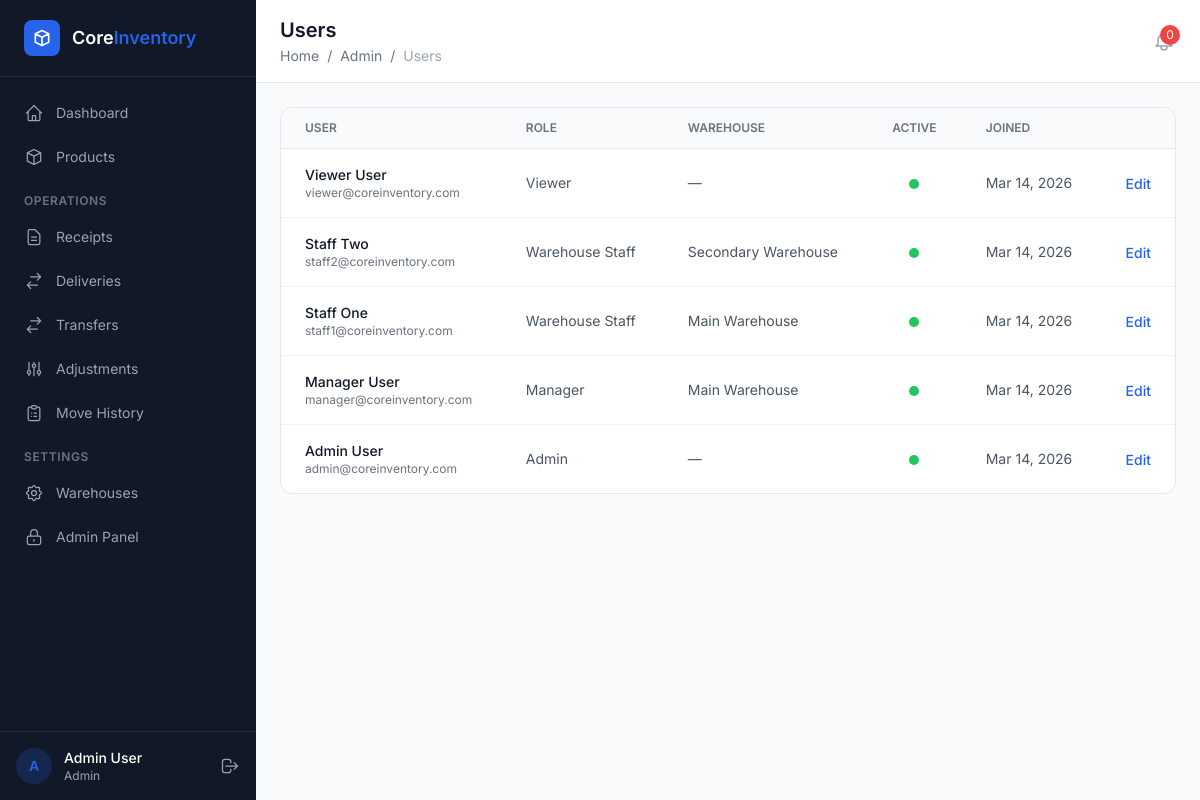
/admin-panel/users/ (signed in), run on an earlier commit of the app's database.
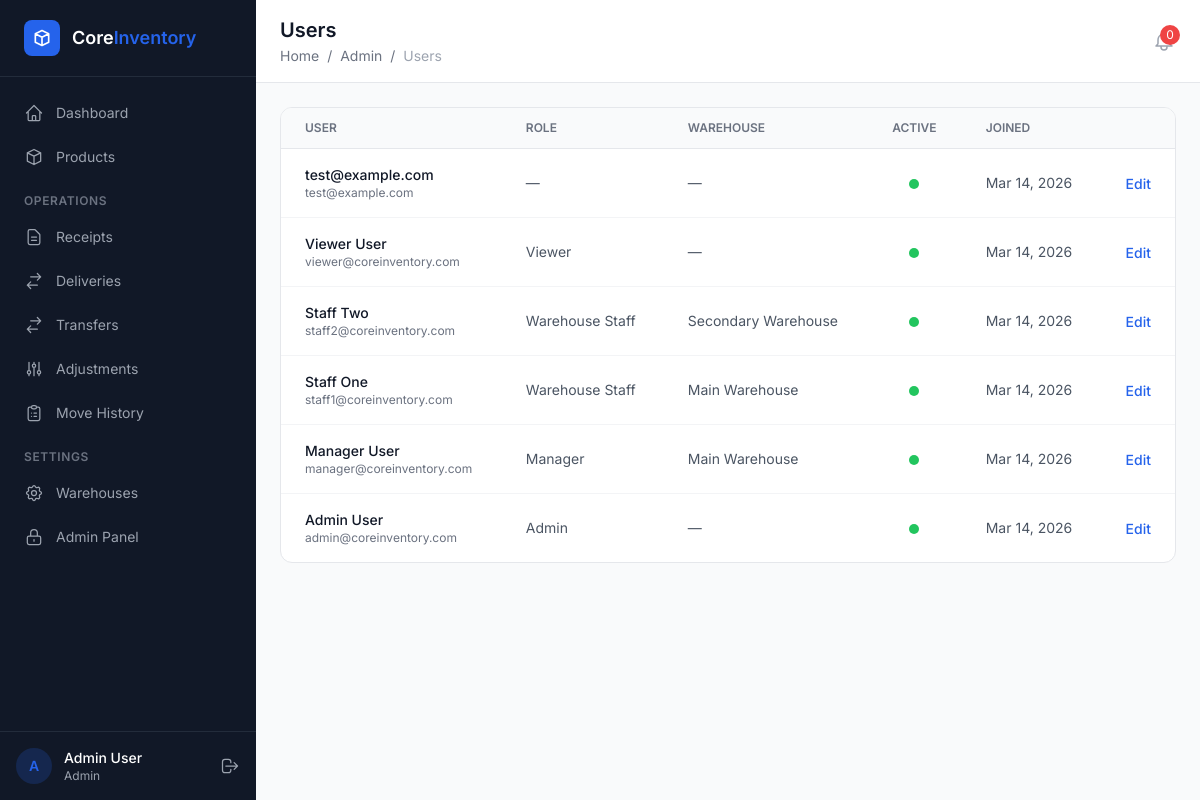
And on a later commit of the database.
### apps/accounts/models.py (models this page shows, shortened)
class CustomUser(AbstractUser):
    username = None  # Remove username field
    email = models.EmailField('email address', unique=True)
    full_name = models.CharField(max_length=255, blank=True)
    phone = models.CharField(max_length=20, blank=True)
    avatar = models.ImageField(upload_to='avatars/', blank=True, null=True)
    role = models.ForeignKey(
        'access.Role',
        on_delete=models.SET_NULL,
        null=True,
        blank=True,
        related_name='users',
    )
    warehouse = models.ForeignKey(
        'warehouses.Warehouse',
        on_delete=models.SET_NULL,
        null=True,
        blank=True,
        related_name='users',
        help_text='Restricts user to one warehouse',
    )
    USERNAME_FIELD = 'email'
    REQUIRED_FIELDS = ['full_name']
    class Meta:
        verbose_name = 'User'
        verbose_name_plural = 'Users'
        ordering = ['-date_joined']

### apps/access/models.py (models this page shows, shortened)
class Role(models.Model):
    name = models.CharField(max_length=100, unique=True)
    description = models.TextField(blank=True)
    is_system_role = models.BooleanField(
        default=False,
        help_text='System roles cannot be deleted.',
    )
    created_at = models.DateTimeField(auto_now_add=True)
    class Meta:
        ordering = ['name']

### apps/warehouses/models.py (models this page shows, shortened)
class Warehouse(models.Model):
    name = models.CharField(max_length=255)
    address = models.TextField(blank=True)
    is_active = models.BooleanField(default=True)
    class Meta:
        ordering = ['name']

### apps/access/views.py (the view)
# urls.py: path('users/', views.user_list, name='user-list'),
@login_required
def user_list(request):
    users = CustomUser.objects.select_related('role', 'warehouse').order_by('-date_joined')
    return render(request, 'admin_panel/user_list.html', {'users': users})

### apps/access/templatetags/access_tags.py (called while the page is built)
@register.simple_tag
def has_permission(user, codename):
    return has_user_permission(user, codename)

### templates/admin_panel/user_list.html (shortened to what this page needs)
{% extends "base.html" %}
{% block page_title %}Users{% endblock %}
{% block breadcrumb %}<a href="/dashboard/" class="hover:text-primary">Home</a> <span class="mx-1">/</span> <a href="{% url 'access:dashboard' %}" class="hover:text-primary">Admin</a> <span class="mx-1">/</span> <span class="text-gray-400">Users</span>{% endblock %}
{% block content %}
<div class="bg-white rounded-xl border border-gray-200 overflow-hidden">
    <table class="w-full"><thead><tr class="border-b border-gray-200 bg-gray-50"><th class="text-left px-6 py-3 text-xs font-semibold text-gray-500 uppercase">User</th><th class="text-left px-6 py-3 text-xs font-semibold text-gray-500 uppercase">Role</th><th class="text-left px-6 py-3 text-xs font-semibold text-gray-500 uppercase">Warehouse</th><th class="text-center px-6 py-3 text-xs font-semibold text-gray-500 uppercase">Active</th><th class="text-left px-6 py-3 text-xs font-semibold text-gray-500 uppercase">Joined</th><th class="text-right px-6 py-3 text-xs font-semibold text-gray-500 uppercase"></th></tr></thead>
    <tbody class="divide-y divide-gray-100">{% for u in users %}<tr class="hover:bg-gray-50 transition-colors">
        <td class="px-6 py-4"><div><p class="text-sm font-medium text-gray-900">{{ u.full_name|default:u.email }}</p><p class="text-xs text-gray-500">{{ u.email }}</p></div></td>
        <td class="px-6 py-4 text-sm text-gray-600">{{ u.role.name|default:"—" }}</td>
        <td class="px-6 py-4 text-sm text-gray-600">{{ u.warehouse.name|default:"—" }}</td>
        <td class="px-6 py-4 text-center">{% if u.is_active %}<span class="inline-block w-2.5 h-2.5 bg-green-500 rounded-full"></span>{% else %}<span class="inline-block w-2.5 h-2.5 bg-gray-300 rounded-full"></span>{% endif %}</td>
        <td class="px-6 py-4 text-sm text-gray-600">{{ u.date_joined|date:"M d, Y" }}</td>
        <td class="px-6 py-4 text-right"><a href="{% url 'access:user-edit' u.pk %}" class="text-blue-600 hover:text-blue-700 text-sm font-medium">Edit</a></td>
    </tr>{% endfor %}</tbody></table>
</div>
{% endblock %}

### templates/base.html (shortened to what this page needs)
<!DOCTYPE html>
<html lang="en">
<head>
    <script src="https://cdn.tailwindcss.com"></script>
</head>
<body class="bg-content-bg min-h-screen">
    {% if user.is_authenticated %}
    <div class="flex min-h-screen">
        <aside class="w-64 bg-sidebar-bg text-sidebar-text flex flex-col fixed h-full z-30" x-data="{ open: true }">
            <div class="flex items-center gap-3 px-6 py-5 border-b border-gray-700/50">
                <div class="w-9 h-9 bg-primary rounded-lg flex items-center justify-center">
                    <svg class="w-5 h-5 text-white" fill="none" stroke="currentColor" viewBox="0 0 24 24">
                        <path stroke-linecap="round" stroke-linejoin="round" stroke-width="2" d="M20 7l-8-4-8 4m16 0l-8 4m8-4v10l-8 4m0-10L4 7m8 4v10M4 7v10l8 4"/>
                    </svg>
                </div>
                <div>
                    <span class="text-white font-semibold text-lg">Core</span><span class="text-primary font-semibold text-lg">Inventory</span>
                </div>
            </div>
            <nav class="flex-1 px-3 py-4 space-y-1 overflow-y-auto">
                <a href="/dashboard/" class="sidebar-link flex items-center gap-3 px-3 py-2.5 rounded-lg text-sm {% if request.path == '/dashboard/' %}active text-white{% endif %}">
                    <svg class="w-5 h-5" fill="none" stroke="currentColor" viewBox="0 0 24 24"><path stroke-linecap="round" stroke-linejoin="round" stroke-width="1.5" d="M3 12l2-2m0 0l7-7 7 7M5 10v10a1 1 0 001 1h3m10-11l2 2m-2-2v10a1 1 0 01-1 1h-3m-6 0a1 1 0 001-1v-4a1 1 0 011-1h2a1 1 0 011 1v4a1 1 0 001 1m-6 0h6"/></svg>
                    Dashboard
                </a>
                <a href="/products/" class="sidebar-link flex items-center gap-3 px-3 py-2.5 rounded-lg text-sm {% if '/products/' in request.path %}active text-white{% endif %}">
                    <svg class="w-5 h-5" fill="none" stroke="currentColor" viewBox="0 0 24 24"><path stroke-linecap="round" stroke-linejoin="round" stroke-width="1.5" d="M20 7l-8-4-8 4m16 0l-8 4m8-4v10l-8 4m0-10L4 7m8 4v10M4 7v10l8 4"/></svg>
                    Products
                </a>
                <div class="pt-3 pb-1 px-3">
                    <p class="text-xs font-semibold uppercase tracking-wider text-gray-500">Operations</p>
                </div>
                <a href="/receipts/" class="sidebar-link flex items-center gap-3 px-3 py-2.5 rounded-lg text-sm {% if '/receipts/' in request.path %}active text-white{% endif %}">
                    <svg class="w-5 h-5" fill="none" stroke="currentColor" viewBox="0 0 24 24"><path stroke-linecap="round" stroke-linejoin="round" stroke-width="1.5" d="M9 12h6m-6 4h6m2 5H7a2 2 0 01-2-2V5a2 2 0 012-2h5.586a1 1 0 01.707.293l5.414 5.414a1 1 0 01.293.707V19a2 2 0 01-2 2z"/></svg>
                    Receipts
                </a>
                <a href="/deliveries/" class="sidebar-link flex items-center gap-3 px-3 py-2.5 rounded-lg text-sm {% if '/deliveries/' in request.path %}active text-white{% endif %}">
                    <svg class="w-5 h-5" fill="none" stroke="currentColor" viewBox="0 0 24 24"><path stroke-linecap="round" stroke-linejoin="round" stroke-width="1.5" d="M8 7h12m0 0l-4-4m4 4l-4 4m0 6H4m0 0l4 4m-4-4l4-4"/></svg>
                    Deliveries
                </a>
                <a href="/transfers/" class="sidebar-link flex items-center gap-3 px-3 py-2.5 rounded-lg text-sm {% if '/transfers/' in request.path %}active text-white{% endif %}">
                    <svg class="w-5 h-5" fill="none" stroke="currentColor" viewBox="0 0 24 24"><path stroke-linecap="round" stroke-linejoin="round" stroke-width="1.5" d="M8 7h12m0 0l-4-4m4 4l-4 4m0 6H4m0 0l4 4m-4-4l4-4"/></svg>
                    Transfers
                </a>
                <a href="/adjustments/" class="sidebar-link flex items-center gap-3 px-3 py-2.5 rounded-lg text-sm {% if '/adjustments/' in request.path %}active text-white{% endif %}">
                    <svg class="w-5 h-5" fill="none" stroke="currentColor" viewBox="0 0 24 24"><path stroke-linecap="round" stroke-linejoin="round" stroke-width="1.5" d="M12 6V4m0 2a2 2 0 100 4m0-4a2 2 0 110 4m-6 8a2 2 0 100-4m0 4a2 2 0 110-4m0 4v2m0-6V4m6 6v10m6-2a2 2 0 100-4m0 4a2 2 0 110-4m0 4v2m0-6V4"/></svg>
                    Adjustments
                </a>
                <a href="/ledger/" class="sidebar-link flex items-center gap-3 px-3 py-2.5 rounded-lg text-sm {% if '/ledger/' in request.path %}active text-white{% endif %}">
                    <svg class="w-5 h-5" fill="none" stroke="currentColor" viewBox="0 0 24 24"><path stroke-linecap="round" stroke-linejoin="round" stroke-width="1.5" d="M9 5H7a2 2 0 00-2 2v12a2 2 0 002 2h10a2 2 0 002-2V7a2 2 0 00-2-2h-2M9 5a2 2 0 002 2h2a2 2 0 002-2M9 5a2 2 0 012-2h2a2 2 0 012 2m-3 7h3m-3 4h3m-6-4h.01M9 16h.01"/></svg>
                    Move History
                </a>
                {% load access_tags %}
                {% has_permission request.user 'can_manage_warehouses' as can_settings %}
                {% if can_settings %}
                <div class="pt-3 pb-1 px-3">
                    <p class="text-xs font-semibold uppercase tracking-wider text-gray-500">Settings</p>
                </div>
                <a href="/settings/warehouses/" class="sidebar-link flex items-center gap-3 px-3 py-2.5 rounded-lg text-sm">
                    Warehouses
                </a>
                {% endif %}
                {% has_permission request.user 'can_access_admin_panel' as can_admin %}
                {% if can_admin or request.user.is_superuser %}
                <a href="/admin-panel/" class="sidebar-link flex items-center gap-3 px-3 py-2.5 rounded-lg text-sm">
                    <svg class="w-5 h-5" fill="none" stroke="currentColor" viewBox="0 0 24 24"><path stroke-linecap="round" stroke-linejoin="round" stroke-width="1.5" d="M12 15v2m-6 4h12a2 2 0 002-2v-6a2 2 0 00-2-2H6a2 2 0 00-2 2v6a2 2 0 002 2zm10-10V7a4 4 0 00-8 0v4h8z"/></svg>
                    Admin Panel
                </a>
                {% endif %}
            </nav>
            <div class="px-4 py-4 border-t border-gray-700/50">
                <div class="flex items-center gap-3">
                    <div class="w-9 h-9 bg-primary/20 rounded-full flex items-center justify-center">
                        <span class="text-primary text-sm font-semibold">{{ user.full_name|make_list|first|default:"U" }}</span>
                    </div>
                    <div class="flex-1 min-w-0">
                        <p class="text-sm font-medium text-white truncate">{{ user.full_name|default:user.email }}</p>
                        <p class="text-xs text-gray-400 truncate">{{ user.role.name|default:"No Role" }}</p>
                    </div>
                    <a href="/accounts/logout/" class="text-gray-400 hover:text-white transition-colors" title="Logout">
                        <svg class="w-5 h-5" fill="none" stroke="currentColor" viewBox="0 0 24 24"><path stroke-linecap="round" stroke-linejoin="round" stroke-width="1.5" d="M17 16l4-4m0 0l-4-4m4 4H7m6 4v1a3 3 0 01-3 3H6a3 3 0 01-3-3V7a3 3 0 013-3h4a3 3 0 013 3v1"/></svg>
                    </a>
                </div>
            </div>
        </aside>
        <main class="flex-1 ml-64">
            <header class="bg-white border-b border-gray-200 sticky top-0 z-20">
                <div class="flex items-center justify-between px-6 py-4">
                    <div>
                        <h1 class="text-xl font-semibold text-gray-900">{% block page_title %}Dashboard{% endblock %}</h1>
                        <nav class="text-sm text-gray-500 mt-0.5">
                            {% block breadcrumb %}<a href="/dashboard/" class="hover:text-primary">Home</a>{% endblock %}
                        </nav>
                    </div>
                    <div class="flex items-center gap-4">
                        <button class="relative text-gray-400 hover:text-gray-600 transition-colors" title="Notifications">
                            <span id="notif-badge" class="absolute -top-1 -right-1 w-5 h-5 bg-red-500 text-white text-xs rounded-full flex items-center justify-center"
                                  hx-get="/alerts/count/" hx-trigger="every 30s" hx-target="#notif-badge" hx-swap="outerHTML">
                                0
                            </span>
                        </button>
                    </div>
                </div>
            </header>
            <div class="p-6">
                {% block content %}{% endblock %}
            </div>
        </main>
    </div>
    {% else %}
    <div class="min-h-screen flex items-center justify-center bg-gradient-to-br from-gray-900 via-gray-800 to-gray-900">
        {% block auth_content %}{% endblock %}
    </div>
    {% endif %}
</body>
</html>

### templates/base.html (style rules this page uses)
:root { --primary: #2563EB; --success: #16A34A; --warning: #D97706; --danger: #DC2626; --info: #0891B2; --sidebar-bg: #111827; --sidebar-text: #9CA3AF; --sidebar-active: #1F2937; --content-bg: #F9FAFB; --card-bg: #FFFFFF; --border: #E5E7EB; }
body { font-family: 'Inter', system-ui, sans-serif; }
.sidebar-link { transition: all 0.15s ease; }

What changed in the data, as far as the page shows it:
added CustomUser: full_name "test@example.com", email "test@example.com", role.name "—", warehouse.name "—", is_active True (drawn), date_joined "Mar 14, 2026"
